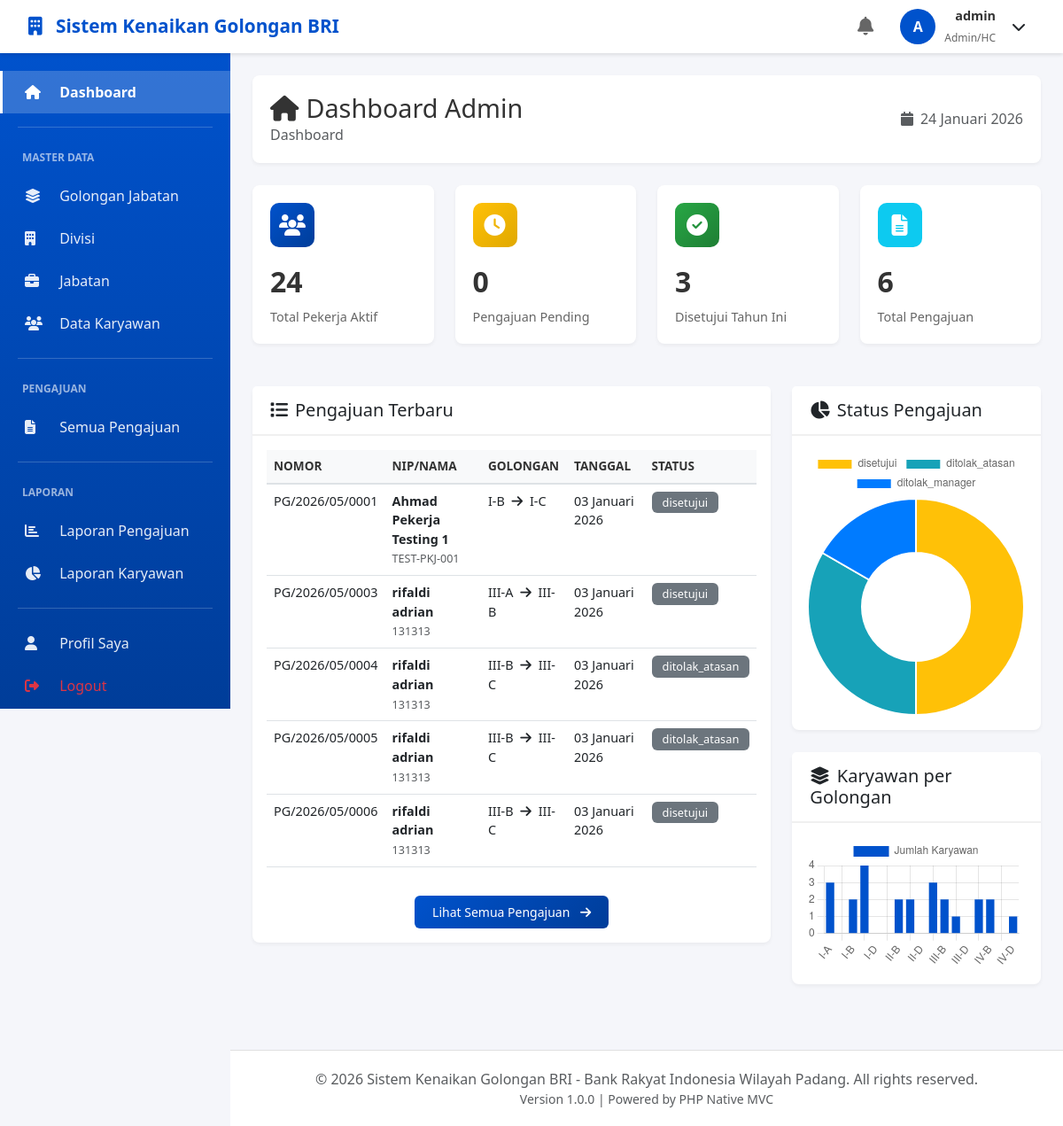
The app's page /dashboard (signed in) with its own data.
### tables this page shows
CREATE TABLE IF NOT EXISTS `pengajuan` (
  `id_pengajuan` int NOT NULL AUTO_INCREMENT,
  `nomor_pengajuan` varchar(50) NOT NULL,
  `id_pekerja` int NOT NULL,
  `id_golongan_saat_ini` int NOT NULL,
  `id_golongan_diajukan` int NOT NULL,
  `tanggal_pengajuan` date NOT NULL,
  `alasan_pengajuan` text NOT NULL,
	`nilai_kinerja_pengajuan` decimal(5,2) DEFAULT NULL,
  `status` enum('pending','disetujui_atasan','disetujui_manager','disetujui','ditolak_atasan','ditolak_manager','ditolak_kepala_wilayah','dibatalkan') DEFAULT 'pending',
  `catatan_pemohon` text,
  `tanggal_efektif` date DEFAULT NULL,
  `nomor_sk` varchar(100) DEFAULT NULL,
  `file_sk` varchar(255) DEFAULT NULL,
  `created_at` timestamp NULL DEFAULT CURRENT_TIMESTAMP,
  `updated_at` timestamp NULL DEFAULT CURRENT_TIMESTAMP ON UPDATE CURRENT_TIMESTAMP,
  PRIMARY KEY (`id_pengajuan`),
  UNIQUE KEY `nomor_pengajuan` (`nomor_pengajuan`),
  KEY `id_pekerja` (`id_pekerja`),
  KEY `id_golongan_saat_ini` (`id_golongan_saat_ini`),
  KEY `id_golongan_diajukan` (`id_golongan_diajukan`),
  CONSTRAINT `pengajuan_ibfk_1` FOREIGN KEY (`id_pekerja`) REFERENCES `pekerja` (`id_pekerja`),
  CONSTRAINT `pengajuan_ibfk_2` FOREIGN KEY (`id_golongan_saat_ini`) REFERENCES `golongan_jabatan` (`id_golongan`),
  CONSTRAINT `pengajuan_ibfk_3` FOREIGN KEY (`id_golongan_diajukan`) REFERENCES `golongan_jabatan` (`id_golongan`)
);

CREATE TABLE IF NOT EXISTS `pekerja` (
  `id_pekerja` int NOT NULL AUTO_INCREMENT,
  `nip` varchar(20) NOT NULL,
  `nama_lengkap` varchar(100) NOT NULL,
  `tempat_lahir` varchar(50) DEFAULT NULL,
  `tanggal_lahir` date DEFAULT NULL,
  `jenis_kelamin` enum('L','P') NOT NULL,
  `alamat` text,
  `no_telepon` varchar(20) DEFAULT NULL,
  `email` varchar(100) NOT NULL,
  `id_divisi` int NOT NULL,
  `id_jabatan` int NOT NULL,
  `id_golongan_saat_ini` int NOT NULL,
  `tanggal_bergabung` date NOT NULL,
  `tanggal_golongan_terakhir` date DEFAULT NULL,
  `id_atasan` int DEFAULT NULL,
  `nilai_kinerja_terakhir` decimal(5,2) DEFAULT NULL,
  `foto` varchar(255) DEFAULT NULL,
  `status_kepegawaian` enum('aktif','cuti','nonaktif') DEFAULT 'aktif',
  `created_at` timestamp NULL DEFAULT CURRENT_TIMESTAMP,
  `updated_at` timestamp NULL DEFAULT CURRENT_TIMESTAMP ON UPDATE CURRENT_TIMESTAMP,
  PRIMARY KEY (`id_pekerja`),
  UNIQUE KEY `nip` (`nip`),
  UNIQUE KEY `email` (`email`),
  KEY `id_jabatan` (`id_jabatan`),
  KEY `id_golongan_saat_ini` (`id_golongan_saat_ini`),
  KEY `id_atasan` (`id_atasan`),
  KEY `idx_divisi_status` (`id_divisi`,`status_kepegawaian`),
  CONSTRAINT `pekerja_ibfk_1` FOREIGN KEY (`id_divisi`) REFERENCES `divisi` (`id_divisi`),
  CONSTRAINT `pekerja_ibfk_2` FOREIGN KEY (`id_jabatan`) REFERENCES `jabatan` (`id_jabatan`),
  CONSTRAINT `pekerja_ibfk_3` FOREIGN KEY (`id_golongan_saat_ini`) REFERENCES `golongan_jabatan` (`id_golongan`),
  CONSTRAINT `pekerja_ibfk_4` FOREIGN KEY (`id_atasan`) REFERENCES `pekerja` (`id_pekerja`)
);

CREATE TABLE IF NOT EXISTS `golongan_jabatan` (
  `id_golongan` int NOT NULL AUTO_INCREMENT,
  `kode_golongan` varchar(10) NOT NULL,
  `nama_golongan` varchar(100) NOT NULL,
  `level` int NOT NULL,
  `sub_level` char(1) NOT NULL,
  `deskripsi` text,
  `syarat_minimal` text,
  `is_active` tinyint(1) DEFAULT '1',
  `created_at` timestamp NULL DEFAULT CURRENT_TIMESTAMP,
  `updated_at` timestamp NULL DEFAULT CURRENT_TIMESTAMP ON UPDATE CURRENT_TIMESTAMP,
  PRIMARY KEY (`id_golongan`),
  UNIQUE KEY `kode_golongan` (`kode_golongan`),
  KEY `idx_level_sub` (`level`,`sub_level`)
);

### core/App.php (called while the page is built, shortened)
<?php
class App
{
    protected $method = 'index';
    public function __construct()
    {
        $url = $this->parseURL();
        if (isset($url[0]) && file_exists('../app/controllers/' . ucfirst($url[0]) . 'Controller.php')) {
            unset($url[0]);
        }
        $this->controller = new $this->controller;
        if (isset($url[1])) {
            if (method_exists($this->controller, $url[1])) {
                $this->method = $url[1];
                unset($url[1]);
            }
        } else {
            if (method_exists($this->controller, 'index')) {
                $this->method = 'index';
            }
        }
        $this->params = $url ? array_values($url) : [];
        call_user_func_array([$this->controller, $this->method], $this->params);
    }
    private function parseURL()
    {
        if (isset($_SERVER['REQUEST_URI'])) {
            $uri = strtok($_SERVER['REQUEST_URI'], '?');
            $url = rtrim($uri, '/');
            $url = filter_var($url, FILTER_SANITIZE_URL);
            $url = explode('/', trim($url, '/'));
            return $url;
        }
        return [];
    }
}

### public/index.php (called while the page is built, shortened)
<?php
require_once '../core/App.php';
require_once '../app/helpers/Helper.php';
$app = new App();

### app/views/dashboard/admin.php (the view)
<div class="content-header">
    <div class="d-flex justify-content-between align-items-center">
        <div>
            <h1><i class="fas fa-home me-2"></i>Dashboard Admin</h1>
            <nav aria-label="breadcrumb">
                <ol class="breadcrumb">
                    <li class="breadcrumb-item active">Dashboard</li>
                </ol>
            </nav>
        </div>
        <div>
            <span class="text-muted">
                <i class="fas fa-calendar me-2"></i><?= Helper::formatDate(date('Y-m-d')) ?>
            </span>
        </div>
    </div>
</div>
<div class="row mb-4">
    <div class="col-xl-3 col-md-6 mb-4">
        <div class="stats-card">
            <div class="icon bg-primary">
                <i class="fas fa-users"></i>
            </div>
            <div class="stats-number"><?= $stats['total_pekerja'] ?></div>
            <div class="stats-label">Total Pekerja Aktif</div>
        </div>
    </div>
    <div class="col-xl-3 col-md-6 mb-4">
        <div class="stats-card">
            <div class="icon bg-warning">
                <i class="fas fa-clock"></i>
            </div>
            <div class="stats-number"><?= $stats['pending_pengajuan'] ?></div>
            <div class="stats-label">Pengajuan Pending</div>
        </div>
    </div>
    <div class="col-xl-3 col-md-6 mb-4">
        <div class="stats-card">
            <div class="icon bg-success">
                <i class="fas fa-check-circle"></i>
            </div>
            <div class="stats-number"><?= $stats['approved_tahun_ini'] ?></div>
            <div class="stats-label">Disetujui Tahun Ini</div>
        </div>
    </div>
    <div class="col-xl-3 col-md-6 mb-4">
        <div class="stats-card">
            <div class="icon bg-info">
                <i class="fas fa-file-alt"></i>
            </div>
            <div class="stats-number"><?= $stats['total_pengajuan'] ?></div>
            <div class="stats-label">Total Pengajuan</div>
        </div>
    </div>
</div>
<div class="row">
    <div class="col-lg-8 mb-4">
        <div class="card">
            <div class="card-header">
                <h5 class="mb-0"><i class="fas fa-list me-2"></i>Pengajuan Terbaru</h5>
            </div>
            <div class="card-body">
                <div class="table-responsive">
                    <table class="table table-hover">
                        <thead>
                            <tr>
                                <th>Nomor</th>
                                <th>NIP/Nama</th>
                                <th>Golongan</th>
                                <th>Tanggal</th>
                                <th>Status</th>
                            </tr>
                        </thead>
                        <tbody>
                            <?php if (!empty($recentPengajuan)): ?>
                                <?php foreach ($recentPengajuan as $row): ?>
                                    <tr>
                                        <td><?= Helper::escape($row->nomor_pengajuan) ?></td>
                                        <td>
                                            <strong><?= Helper::escape($row->nama_lengkap) ?></strong><br>
                                            <small class="text-muted"><?= Helper::escape($row->nip) ?></small>
                                        </td>
                                        <td>
                                            <?= Helper::escape($row->golongan_saat_ini) ?>
                                            <i class="fas fa-arrow-right mx-1"></i>
                                            <?= Helper::escape($row->golongan_diajukan) ?>
                                        </td>
                                        <td><?= Helper::formatDate($row->tanggal_pengajuan) ?></td>
                                        <td><?= Helper::getStatusBadge($row->status) ?></td>
                                    </tr>
                                <?php endforeach; ?>
                            <?php else: ?>
                                <tr>
                                    <td colspan="5" class="text-center">Tidak ada data</td>
                                </tr>
                            <?php endif; ?>
                        </tbody>
                    </table>
                </div>
                <div class="text-center mt-3">
                    <a href="<?= BASE_URL ?>/pengajuan" class="btn btn-primary btn-sm">
                        Lihat Semua Pengajuan <i class="fas fa-arrow-right ms-2"></i>
                    </a>
                </div>
            </div>
        </div>
    </div>
    <div class="col-lg-4 mb-4">
        <div class="card">
            <div class="card-header">
                <h5 class="mb-0"><i class="fas fa-chart-pie me-2"></i>Status Pengajuan</h5>
            </div>
            <div class="card-body">
                <canvas id="statusChart"></canvas>
            </div>
        </div>
        <div class="card mt-4">
            <div class="card-header">
                <h5 class="mb-0"><i class="fas fa-layer-group me-2"></i>Karyawan per Golongan</h5>
            </div>
            <div class="card-body">
                <canvas id="golonganChart"></canvas>
            </div>
        </div>
    </div>
</div>
<script>
// Initialize charts after Chart.js is loaded
function initCharts() {
    if (typeof Chart === 'undefined') {
        setTimeout(initCharts, 100);
        return;
    }
    // Status Chart
    const statusCtx = document.getElementById('statusChart');
    if (statusCtx) {
        new Chart(statusCtx.getContext('2d'), {
            type: 'doughnut',
            data: {
                labels: <?= json_encode(array_column($pengajuanByStatus, 'status')) ?>,
                datasets: [{
                    data: <?= json_encode(array_column($pengajuanByStatus, 'total')) ?>,
                    backgroundColor: ['#ffc107', '#17a2b8', '#007bff', '#28a745', '#dc3545', '#6c757d']
                }]
            },
            options: {
                responsive: true,
                maintainAspectRatio: false
            }
        });
    }
    // Golongan Chart
    const golonganCtx = document.getElementById('golonganChart');
    if (golonganCtx) {
        new Chart(golonganCtx.getContext('2d'), {
            type: 'bar',
            data: {
                labels: <?= json_encode(array_column($pekerjaByGolongan, 'kode_golongan')) ?>,
                datasets: [{
                    label: 'Jumlah Karyawan',
                    data: <?= json_encode(array_column($pekerjaByGolongan, 'total')) ?>,
                    backgroundColor: '#0052CC'
                }]
            },
            options: {
                responsive: true,
                maintainAspectRatio: false,
                scales: {
                    y: {
                        beginAtZero: true
                    }
                }
            }
        });
    }
}
// Start initialization
if (document.readyState === 'loading') {
    document.addEventListener('DOMContentLoaded', initCharts);
} else {
    initCharts();
}
</script>

### app/helpers/Helper.php (shortened to what this page needs)
<?php
class Helper
{
    public static function formatDate($date, $format = 'd F Y')
    {
        $bulan = [
            1 => 'Januari', 'Februari', 'Maret', 'April', 'Mei', 'Juni',
            'Juli', 'Agustus', 'September', 'Oktober', 'November', 'Desember'
        ];
        $timestamp = strtotime($date);
        $formatted = date($format, $timestamp);
        foreach ($bulan as $num => $nama) {
            $formatted = str_replace(date('F', $timestamp), $nama, $formatted);
        }
        return $formatted;
    }
    public static function escape($string)
    {
        return htmlspecialchars($string, ENT_QUOTES, 'UTF-8');
    }
    public static function getStatusBadge($status)
    {
        $badges = [
            'pending' => '<span class="badge bg-warning">Pending</span>',
            'disetujui_atasan' => '<span class="badge bg-info">Disetujui Atasan</span>',
            'disetujui_manager' => '<span class="badge bg-primary">Disetujui Manager</span>',
            'disetujui' => '<span class="badge bg-success">Disetujui</span>',
            'ditolak_atasan' => '<span class="badge bg-danger">Ditolak Atasan</span>',
            'ditolak_manager' => '<span class="badge bg-danger">Ditolak Manager</span>',
            'ditolak_kepala_wilayah' => '<span class="badge bg-danger">Ditolak Kepala Wilayah</span>',
            'dibatalkan' => '<span class="badge bg-secondary">Dibatalkan</span>',
            'aktif' => '<span class="badge bg-success">Aktif</span>',
            'nonaktif' => '<span class="badge bg-secondary">Nonaktif</span>',
        ];
        return $badges[$status] ?? '<span class="badge bg-secondary">' . $status . '</span>';
    }
}

### records on screen
pengajuan: nomor_pengajuan "PG/2026/05/0001", id_pekerja.nama_lengkap "Ahmad Pekerja Testing 1", id_pekerja.nip "TEST-PKJ-001", id_golongan_saat_ini.kode_golongan "I-B", id_golongan_diajukan.kode_golongan "I-C", tanggal_pengajuan "03 Januari 2026", status "disetujui"
pengajuan: nomor_pengajuan "PG/2026/05/0003", id_pekerja.nama_lengkap "rifaldi adrian", id_pekerja.nip "131313", id_golongan_saat_ini.kode_golongan "III-A", id_golongan_diajukan.kode_golongan "III-B", tanggal_pengajuan "03 Januari 2026", status "disetujui"
pengajuan: nomor_pengajuan "PG/2026/05/0004", id_pekerja.nama_lengkap "rifaldi adrian", id_pekerja.nip "131313", id_golongan_saat_ini.kode_golongan "III-B", id_golongan_diajukan.kode_golongan "III-C", tanggal_pengajuan "03 Januari 2026", status "ditolak_atasan"
pengajuan: nomor_pengajuan "PG/2026/05/0005", id_pekerja.nama_lengkap "rifaldi adrian", id_pekerja.nip "131313", id_golongan_saat_ini.kode_golongan "III-B", id_golongan_diajukan.kode_golongan "III-C", tanggal_pengajuan "03 Januari 2026", status "ditolak_atasan"
pengajuan: nomor_pengajuan "PG/2026/05/0006", id_pekerja.nama_lengkap "rifaldi adrian", id_pekerja.nip "131313", id_golongan_saat_ini.kode_golongan "III-B", id_golongan_diajukan.kode_golongan "III-C", tanggal_pengajuan "03 Januari 2026", status "disetujui"

### other values on screen
APP_NAME "Sistem Kenaikan Golongan BRI"
substr(Session::get('nama_lengkap', Session::get('username')), 0, 1) "A"
Helper::escape(Session::get('nama_lengkap', Session::get('username'))) "admin"
Helper::getRoleLabel(Session::getRole()) "Admin/HC"
$stats['total_pekerja'] "24"
$stats['pending_pengajuan'] "0"
$stats['approved_tahun_ini'] "3"
$stats['total_pengajuan'] "6"
APP_VERSION "1.0.0"
chart data {{ json_encode(array_column($pengajuanByStatus, 'status')) }} ["disetujui","ditolak_atasan","ditolak_manager"]
chart data {{ json_encode(array_column($pengajuanByStatus, 'total')) }} [3,2,1]
chart data {{ json_encode(array_column($pekerjaByGolongan, 'total')) }} [3,0,2,4,0,0,2,2,0,3,2,1,0,2,2,0,1]
